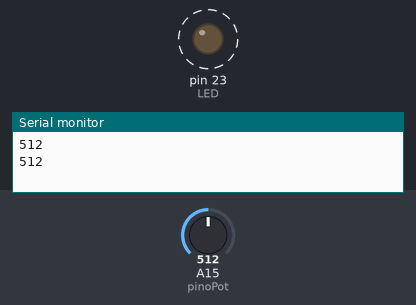
This sketch was run on a simulated Arduino Mega 2560, built with avr-gcc and run on an emulated ATmega2560. Shown: output pins drawn as LEDs (lit = HIGH), the last lines printed to the serial monitor. Dashed ring = blinking. Inputs (shaded band) come from the test bench; at power-on: A15 (pinoPot) = 512.

Above: at 1.8 s.
1.9 s: A15 (pinoPot) set to 306
At 2.2 s:
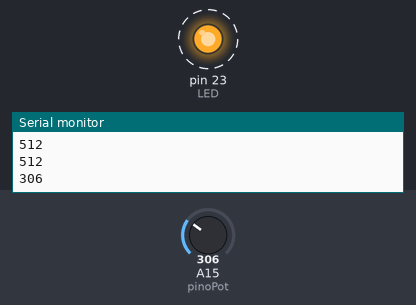
5.4 s: A15 (pinoPot) set to 122
At 5.56 s:
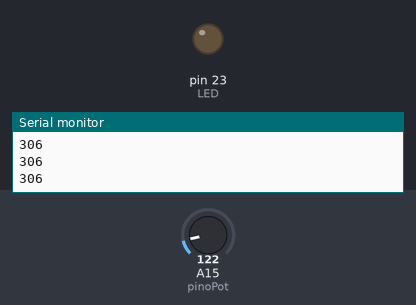
Timing chart, 0 to 14.9 s (numbered marks = the images above; inputs shaded):
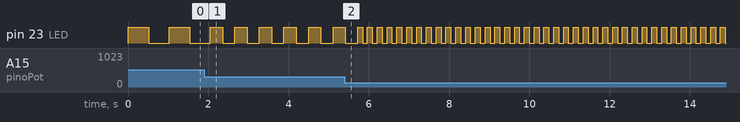

The sketch:

06_Exercicio_03.ino
```cpp
int pinoPot = 15;
int LED = 23;

void setup() {
  Serial.begin(9600);
  pinMode(pinoPot, INPUT);
  pinMode(LED, OUTPUT);
}

void loop() {
  int valor = analogRead(pinoPot);
  Serial.println(valor);

  digitalWrite(LED, HIGH);
  delay(valor);
  digitalWrite(LED, LOW);
  delay(valor);
}
```

Measured:
- after the input at 1.9 s, pin 23 (LED): alternates HIGH for 0.31 s and LOW for 0.31 s, starting after 0.46 s
- by itself, pin 23 (LED): alternates HIGH for 0.51 s and LOW for 0.51 s
